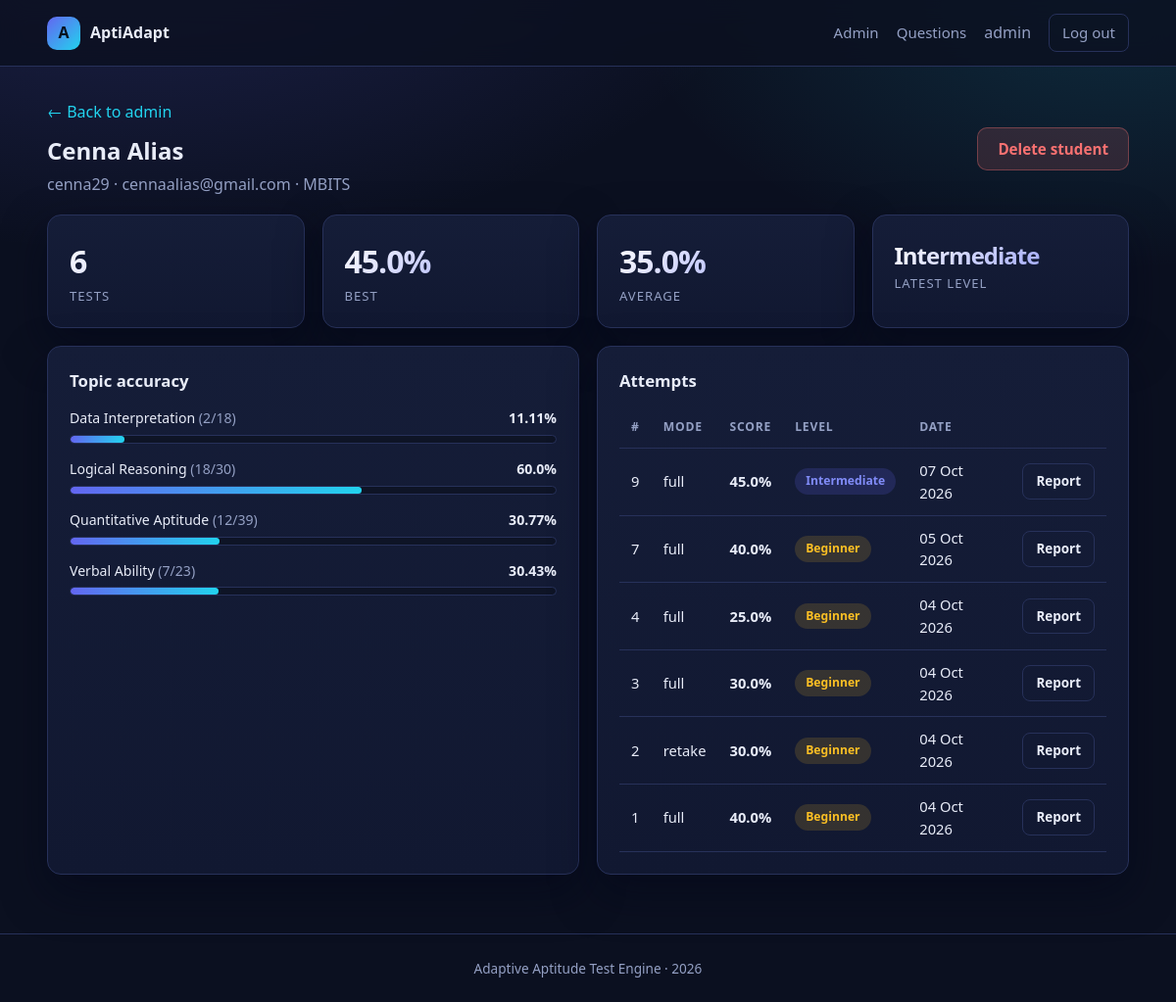
Page /admin/user/2 (signed in) on the committed database.
### models.py (models this page shows, shortened)
class User(db.Model):
    __tablename__ = "users"
    id = db.Column(db.Integer, primary_key=True)
    username = db.Column(db.String(64), unique=True, nullable=False)
    email = db.Column(db.String(120), unique=True, nullable=False)
    full_name = db.Column(db.String(120))
    college = db.Column(db.String(160))
    password_hash = db.Column(db.String(255), nullable=False)
    is_admin = db.Column(db.Boolean, default=False, nullable=False)
    created_at = db.Column(db.DateTime, default=datetime.utcnow)
    attempts = db.relationship("TestAttempt", backref="user", lazy=True,
                               cascade="all, delete-orphan")
    @property
    def completed_attempts(self):
        return [a for a in self.attempts if a.completed]
    @property
    def best_score(self):
        return max((a.percentage for a in self.completed_attempts), default=0.0)
    @property
    def avg_score(self):
        done = self.completed_attempts
        return round(sum(a.percentage for a in done) / len(done), 2) if done else 0.0

class Answer(db.Model):
    __tablename__ = "answers"
    id = db.Column(db.Integer, primary_key=True)
    attempt_id = db.Column(db.Integer, db.ForeignKey("test_attempts.id"), nullable=False, index=True)
    question_id = db.Column(db.Integer, db.ForeignKey("questions.id"), nullable=False)
    sequence = db.Column(db.Integer, default=0)
    topic = db.Column(db.String(60))
    difficulty = db.Column(db.String(10))
    selected_option = db.Column(db.String(1))
    is_correct = db.Column(db.Boolean, default=False)
    seconds = db.Column(db.Integer, default=0)
    question = db.relationship("Question")

class TestAttempt(db.Model):
    __tablename__ = "test_attempts"
    id = db.Column(db.Integer, primary_key=True)
    user_id = db.Column(db.Integer, db.ForeignKey("users.id"), nullable=False, index=True)
    mode = db.Column(db.String(20), default="full")        # full | retake
    focus_topics = db.Column(db.String(255))               # comma separated, retake mode
    total_questions = db.Column(db.Integer, default=0)
    correct_answers = db.Column(db.Integer, default=0)
    percentage = db.Column(db.Float, default=0.0)
    predicted_level = db.Column(db.String(20))
    level_confidence = db.Column(db.Float)
    time_taken = db.Column(db.Integer, default=0)          # seconds
    completed = db.Column(db.Boolean, default=False)
    started_at = db.Column(db.DateTime, default=datetime.utcnow)
    finished_at = db.Column(db.DateTime)
    answers = db.relationship("Answer", backref="attempt", lazy=True,
                              cascade="all, delete-orphan", order_by="Answer.sequence")
    def topic_breakdown(self):
        stats = {}
        for a in self.answers:
            s = stats.setdefault(a.topic, {"total": 0, "correct": 0})
            s["total"] += 1
            s["correct"] += 1 if a.is_correct else 0
        for s in stats.values():
            s["accuracy"] = round(s["correct"] * 100 / s["total"], 2) if s["total"] else 0.0
        return stats

### app.py (the view)
@app.route("/admin/user/<int:user_id>")
@admin_required
def admin_user(user_id):
    u = db.session.get(User, user_id)
    if not u:
        abort(404)
    attempts = sorted(u.completed_attempts, key=lambda a: a.finished_at or a.started_at, reverse=True)
    return render_template("admin_user.html", student=u, attempts=attempts,
                           topic_totals=aggregate_topics(attempts))

### app.py (called while the page is built)
def current_user():
    uid = session.get("user_id")
    return db.session.get(User, uid) if uid else None

def admin_required(view):
    @wraps(view)
    def wrapper(*a, **kw):
        u = current_user()
        if not u or not u.is_admin:
            flash("Superuser access required.", "danger")
            return redirect(url_for("admin_login"))
        return view(*a, **kw)
    return wrapper

def aggregate_topics(attempts):
    totals = {}
    for a in attempts:
        for t, s in a.topic_breakdown().items():
            d = totals.setdefault(t, {"total": 0, "correct": 0})
            d["total"] += s["total"]
            d["correct"] += s["correct"]
    for d in totals.values():
        d["accuracy"] = round(d["correct"] * 100 / d["total"], 2) if d["total"] else 0.0
    return totals

@app.context_processor
def inject_globals():
    return {"user": current_user(), "year": datetime.utcnow().year}

### templates/admin_user.html (shortened to what this page needs)
{% extends "base.html" %}
{% block body %}
<section class="page container">
  <div class="row-between mb">
    <div>
      <a href="{{ url_for('admin_dashboard') }}">&larr; Back to admin</a>
      <h1 style="margin:8px 0 0">{{ student.full_name or student.username }}</h1>
      <p class="muted" style="margin:4px 0 0">{{ student.username }} &middot; {{ student.email }} &middot; {{ student.college or 'No college' }}</p>
    </div>
    <form method="post" action="{{ url_for('admin_user_delete', user_id=student.id) }}" onsubmit="return confirm('Delete this student and all scores?')">
      <button class="btn btn-danger">Delete student</button>
    </form>
  </div>
  <div class="grid grid-4 mb">
    <div class="card stat"><div class="stat-value">{{ attempts|length }}</div><div class="stat-label">Tests</div></div>
    <div class="card stat"><div class="stat-value">{{ student.best_score }}%</div><div class="stat-label">Best</div></div>
    <div class="card stat"><div class="stat-value">{{ student.avg_score }}%</div><div class="stat-label">Average</div></div>
    <div class="card stat"><div class="stat-value" style="font-size:1.5rem">{{ attempts[0].predicted_level if attempts else '--' }}</div><div class="stat-label">Latest level</div></div>
  </div>
  <div class="grid grid-2">
    <div class="card">
      <h3 class="card-title">Topic accuracy</h3>
      {% for topic, s in topic_totals|dictsort %}
        <div class="bar-row">
          <div class="bar-head"><span>{{ topic }} <span class="muted">({{ s.correct }}/{{ s.total }})</span></span><b>{{ s.accuracy }}%</b></div>
          <div class="bar"><span style="width: {{ s.accuracy }}%"></span></div>
        </div>
      {% else %}<p class="muted">No attempts yet.</p>{% endfor %}
    </div>
    <div class="card">
      <h3 class="card-title">Attempts</h3>
      <div class="table-wrap">
        <table>
          <thead><tr><th>#</th><th>Mode</th><th>Score</th><th>Level</th><th>Date</th><th></th></tr></thead>
          <tbody>
          {% for a in attempts %}
            <tr>
              <td>{{ a.id }}</td><td>{{ a.mode }}</td><td><b>{{ a.percentage }}%</b></td>
              <td><span class="badge badge-{{ (a.predicted_level or 'muted')|lower }}">{{ a.predicted_level }}</span></td>
              <td>{{ a.finished_at.strftime('%d %b %Y') if a.finished_at else '-' }}</td>
              <td><a class="btn btn-ghost btn-sm" href="{{ url_for('report', attempt_id=a.id) }}">Report</a></td>
            </tr>
          {% else %}<tr><td colspan="6" class="empty">No attempts.</td></tr>{% endfor %}
          </tbody>
        </table>
      </div>
    </div>
  </div>
</section>
{% endblock %}

### templates/base.html (shortened to what this page needs)
<!doctype html>
<html lang="en">
<head>
  <link rel="stylesheet" href="{{ url_for('static', filename='css/style.css') }}">
</head>
<body>
<nav class="nav">
  <div class="container nav-inner">
    <a class="brand" href="{{ url_for('home') }}"><span class="brand-mark">A</span> AptiAdapt</a>
    <div class="nav-links">
      {% if user %}
        {% if user.is_admin %}
          <a href="{{ url_for('admin_dashboard') }}">Admin</a>
          <a href="{{ url_for('admin_questions') }}">Questions</a>
        {% else %}
          <a href="{{ url_for('dashboard') }}">Dashboard</a>
          <a href="{{ url_for('test_start') }}">Start Test</a>
        {% endif %}
        <span class="muted">{{ user.username }}</span>
        <a class="btn btn-ghost btn-sm" href="{{ url_for('logout') }}">Log out</a>
      {% else %}
        <a href="{{ url_for('login') }}">Login</a>
        <a href="{{ url_for('admin_login') }}">Admin</a>
        <a class="btn btn-primary btn-sm" href="{{ url_for('register') }}">Register</a>
      {% endif %}
    </div>
  </div>
</nav>
{% block body %}{% endblock %}
<div class="footer">Adaptive Aptitude Test Engine &middot; {{ year }}</div>
</body>
</html>

### static/css/style.css (style rules this page uses)
:root { --bg: #0b1020; --bg-soft: #111831; --surface: #151d38; --surface-2: #1b2444; --border: #27315a; --text: #e8ecf8; --muted: #94a0c4; --primary: #6366f1; --primary-soft: #818cf8; --accent: #22d3ee; --success: #34d399; --warning: #fbbf24; --danger: #f87171; --radius: 14px; --shadow: 0 18px 44px rgba(3, 7, 25, 0.55); }
* { box-sizing: border-box; }
body { margin: 0; font-family: "Segoe UI", Roboto, "Helvetica Neue", Arial, sans-serif; background: radial-gradient(1100px 600px at 12% -10%, rgba(99,102,241,.22), transparent 60%), radial-gradient(900px 500px at 95% 0%, rgba(34,211,238,.14), transparent 55%), var(--bg); color: var(--text); min-height: 100vh; line-height: 1.55; }
a { color: var(--accent); text-decoration: none; }
.container { width: min(1180px, 92vw); margin: 0 auto; }
.nav { position: sticky; top: 0; z-index: 40; backdrop-filter: blur(12px); background: rgba(11,16,32,.82); border-bottom: 1px solid var(--border); }
.nav-inner { display: flex; align-items: center; gap: 22px; padding: 14px 0; }
.brand { display: flex; align-items: center; gap: 10px; font-weight: 700; color: var(--text); }
.brand-mark { width: 34px; height: 34px; border-radius: 10px; display: grid; place-items: center; background: linear-gradient(135deg, var(--primary), var(--accent)); font-weight: 800; color: #06101f; }
.nav-links { display: flex; gap: 18px; margin-left: auto; align-items: center; flex-wrap: wrap; }
.nav-links a { color: var(--muted); font-size: .94rem; font-weight: 500; }
.btn { display: inline-block; border: 1px solid transparent; cursor: pointer; padding: 11px 20px; border-radius: 10px; font-size: .95rem; font-weight: 600; background: var(--surface-2); color: var(--text); transition: transform .12s ease, box-shadow .12s ease; font-family: inherit; }
.btn-ghost { background: transparent; border-color: var(--border); color: var(--text); }
.btn-danger { background: rgba(248,113,113,.15); color: var(--danger); border-color: rgba(248,113,113,.35); }
.btn-sm { padding: 7px 13px; font-size: .84rem; border-radius: 8px; }
.card { background: linear-gradient(180deg, var(--surface), var(--bg-soft)); border: 1px solid var(--border); border-radius: var(--radius); padding: 22px; box-shadow: var(--shadow); }
.card-title { margin: 0 0 14px; font-size: 1.05rem; }
.grid { display: grid; gap: 18px; }
.grid-2 { grid-template-columns: repeat(auto-fit, minmax(320px, 1fr)); }
.grid-4 { grid-template-columns: repeat(auto-fit, minmax(190px, 1fr)); }
section.page { padding: 34px 0 60px; }
.stat-value { font-size: 2rem; font-weight: 800; letter-spacing: -1px; background: linear-gradient(135deg, #fff, var(--primary-soft)); -webkit-background-clip: text; background-clip: text; color: transparent; }
.stat-label { color: var(--muted); font-size: .82rem; text-transform: uppercase; letter-spacing: 1px; }
table { width: 100%; border-collapse: collapse; font-size: .92rem; }
th, td { padding: 11px 12px; text-align: left; border-bottom: 1px solid var(--border); vertical-align: middle; }
th { color: var(--muted); font-size: .76rem; text-transform: uppercase; letter-spacing: .8px; }
.table-wrap { overflow-x: auto; }
.badge { padding: 4px 11px; border-radius: 999px; font-size: .76rem; font-weight: 700; display: inline-block; }
.badge-easy, .badge-beginner { background: rgba(251,191,36,.15); color: var(--warning); }
.badge-medium, .badge-intermediate { background: rgba(99,102,241,.18); color: var(--primary-soft); }
.bar { height: 9px; background: #0e1426; border-radius: 999px; overflow: hidden; border: 1px solid var(--border); }
.bar > span { display: block; height: 100%; border-radius: 999px; background: linear-gradient(90deg, var(--primary), var(--accent)); }
.bar-row { margin-bottom: 15px; }
.bar-head { display: flex; justify-content: space-between; font-size: .88rem; margin-bottom: 6px; }
.footer { border-top: 1px solid var(--border); padding: 24px 0; color: var(--muted); font-size: .85rem; text-align: center; }
.muted { color: var(--muted); }
.row-between { display: flex; justify-content: space-between; align-items: center; gap: 14px; flex-wrap: wrap; }
.mb { margin-bottom: 18px; }

### rows in the picture
User: username "admin"
User: full_name "Cenna Alias", username "cenna29", email "cennaalias@gmail.com", college "MBITS"
Answer: topic "Data Interpretation", correct "2", total "18", accuracy "11.11"
Answer: topic "Logical Reasoning", correct "18", total "30", accuracy "60.0"
Answer: topic "Quantitative Aptitude", correct "12", total "39", accuracy "30.77"
Answer: topic "Verbal Ability", correct "7", total "23", accuracy "30.43"
TestAttempt: id "9", mode "full", percentage "45.0", predicted_level "Intermediate", finished_at "07 Oct 2026"
TestAttempt: id "7", mode "full", percentage "40.0", predicted_level "Beginner", finished_at "05 Oct 2026"
TestAttempt: id "4", mode "full", percentage "25.0", predicted_level "Beginner", finished_at "04 Oct 2026"
TestAttempt: id "3", mode "full", percentage "30.0", predicted_level "Beginner", finished_at "04 Oct 2026"
TestAttempt: id "2", mode "retake", percentage "30.0", predicted_level "Beginner", finished_at "04 Oct 2026"
TestAttempt: id "1", mode "full", percentage "40.0", predicted_level "Beginner", finished_at "04 Oct 2026"
